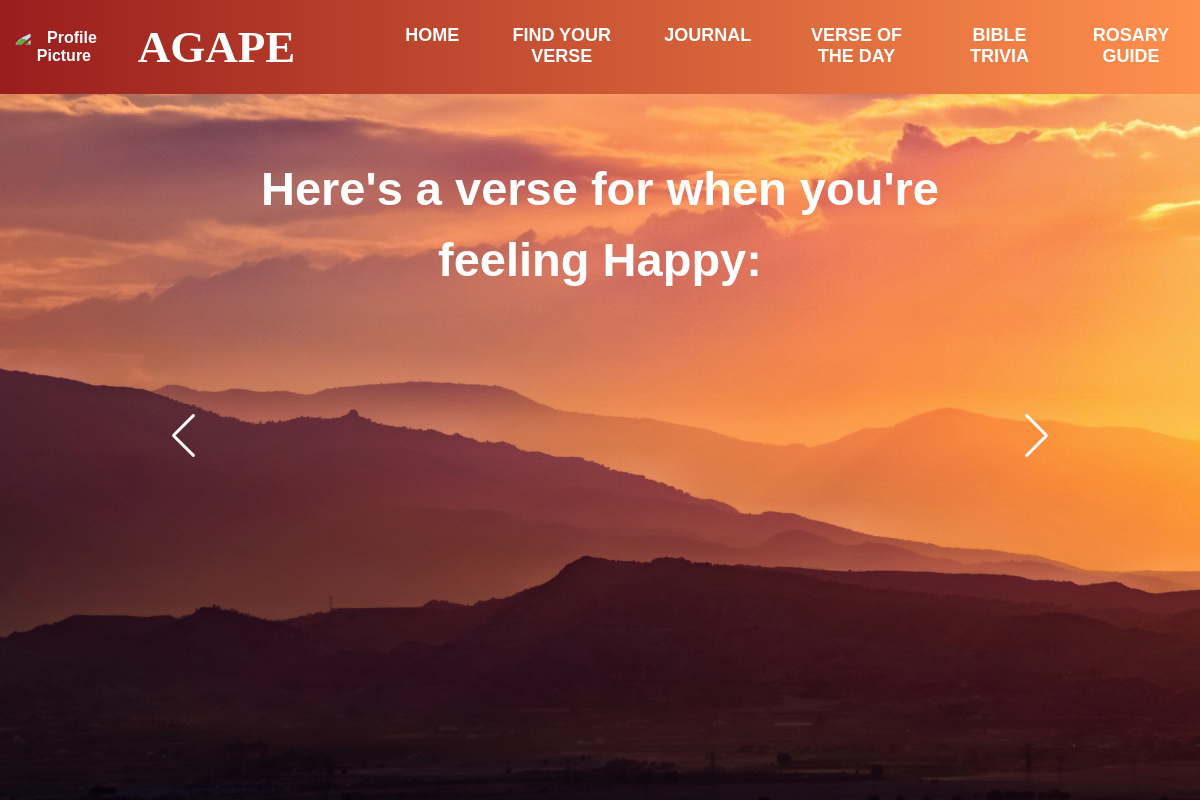
/happyverses (signed in), run on an earlier commit of the app's database.
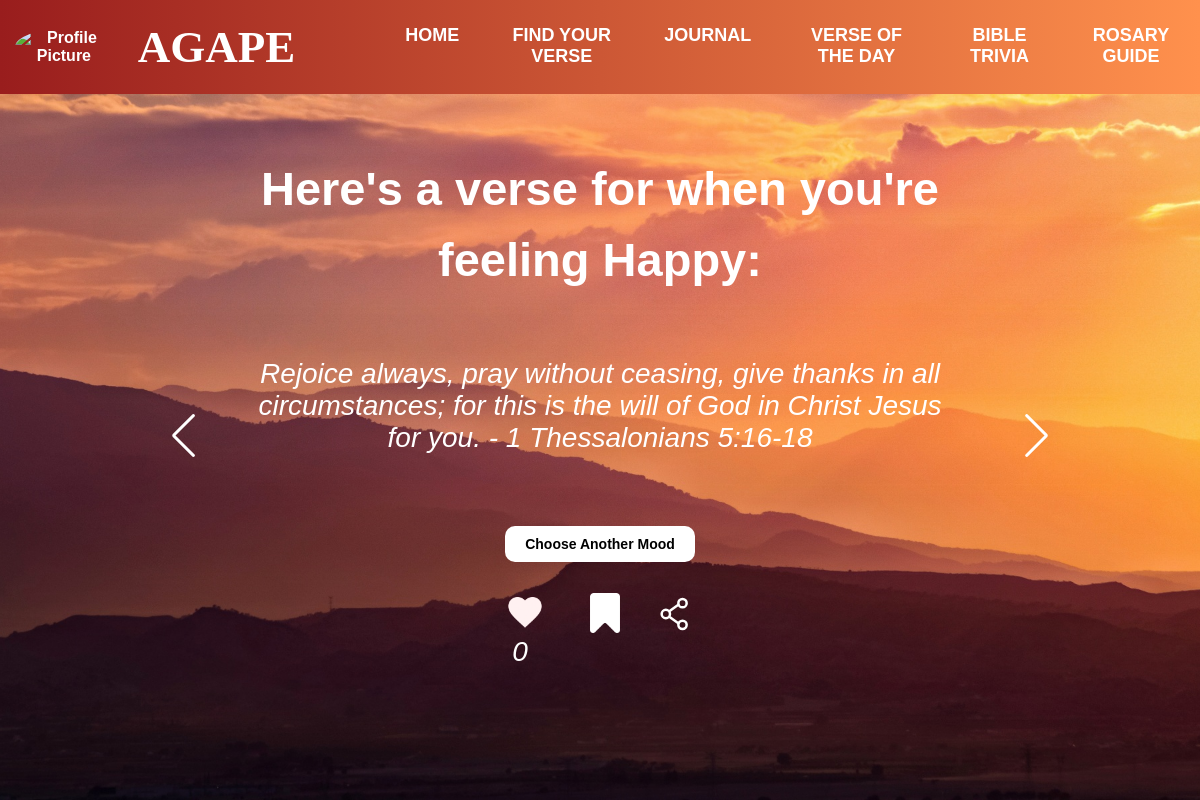
And on a later commit of the database.
### myapp/models.py (models this page shows, shortened)
class BibleVerse(models.Model):
    reference = models.CharField(max_length=100)
    verse_text = models.TextField()
    date = models.DateField(default=timezone.now)
    reflection = models.TextField(blank=True, null=True)
    likes = models.ManyToManyField(User, related_name="liked_verses", blank=True)
    mood = models.CharField(max_length=50, choices=[
        ('none','None'),
        ('angry', 'Angry'),
        ('happy', 'Happy'),
        ('sad', 'Sad'),
        ('confused', 'Confused'),
        ('anxious','Anxious'),
        ('frustrated','Frustrated'),
        ('grateful','Grateful'),
        ('hopeful','Hopeful'),
        ('lonely','Lonely'),
        ('worried','Worried'),
        ('overwhelmed','Overwhelmed'),
    ],
    default='none',  # Set a default value
    null=False,  # Enforce a non-NULL value
    blank=True  # Allow blank values in forms
)

### myapp/views.py (the view, shortened to what this page needs)
# urls.py: path('happyverses', views.happyverses, name="happyverses"),
@login_required
def happyverses(request):
    fname = request.session.get('fname')
    happy_verses = BibleVerse.objects.filter(mood='happy').order_by('?')
    liked_verses = Like.objects.filter(user=request.user).values_list('verse', flat=True)
    bookmarked_verses = Bookmark.objects.filter(user=request.user).values_list('verse', flat=True)
    for verse in happy_verses:
        verse.like_count = Like.objects.filter(verse=verse).count()
        verse.bookmark_count = Bookmark.objects.filter(verse=verse).count()
    return render(request, "feelings/happy.html", {
        'fname': fname,
        'happy_verses': happy_verses,
        'liked_verses': liked_verses,
        'bookmarked_verses': bookmarked_verses
    })

### myapp/context_processors.py (called while the page is built)
def profile_picture_processor(request):
    if request.user.is_authenticated:
        try:
            profile = Profile.objects.get(user=request.user)
            return {'profile_picture_url': profile.profile_picture.url}
        except Profile.DoesNotExist:
            return {'profile_picture_url': None}
    return {'profile_picture_url': None}

### templates/feelings/happy.html (shortened to what this page needs)
{% extends "../html/header.html" %}
{% load static %}
{% block additional_css %}
<link rel="stylesheet" href="{% static 'css/moods.css' %}">
<link rel="stylesheet" href="{% static 'css/swiper-bundle.min.css' %}" />
{% endblock %}
{% block bodycontents %}
    <img src="{% static 'images/image2.jpg' %}" alt="Prayer Image" class="image2">
    <div class="content">
        <h1 class="upper-content">Here's a verse for when you're feeling Happy:</h1>
        <section class="container">
            <div class="testimonial mySwiper">
              <div class="testi-content swiper-wrapper">
                    {% for verse in happy_verses %}
                    <div class="slide swiper-slide">
                        <p>{{ verse.verse_text }} - {{ verse.reference}}</p>
                        <div class="details">
                            <button type="submit" class="choosebtn"><a href="{% url 'findyourverse' %}">Choose Another Mood</a></button>
                            <div class="icon-container">
                                 <button
                                class="like-btn"
                                data-verse-id="{{ verse.id }}"
                                data-liked="{% if verse.id in liked_verses %}true{% else %}false{% endif %}">
                                {% if verse.id in liked_verses %}
                                <img src="{% static 'images/red_heart.png' %}" alt="Unlike">
                                {% else %}
                                <img src="{% static 'images/heart2.png' %}" alt="Like">
                                {% endif %}
                                </button>
                                <button
                                class="bookmark-btn"
                                    data-verse-id="{{ verse.id }}"
                                    data-bookmarked="{% if verse.id in bookmarked_verses %}true{% else %}false{% endif %}">
                                    {% if verse.id in bookmarked_verses %}
                                        <img src="{% static 'images/bookmark-yellow.png' %}" alt="Unbookmark">
                                    {% else %}
                                        <img src="{% static 'images/bookmark-white.png' %}" alt="Bookmark">
                                    {% endif %}
                                </button>
                                    <button class="share-btn">
                                </button>
                            </div>
                            <p class="like-count" id="like_count_{{ verse.id }}">{{ verse.like_count }}</p>
                        </div>
                    </div>
                    {% endfor %}
                </div>
                <div class="swiper-button-next nav-btn"></div>
                <div class="swiper-button-prev nav-btn"></div>
            </div>
          </section>
    </div>
{% endblock %}

What changed in the data, as far as the page shows it:
added BibleVerse: verse_text "Rejoice always, pray without ceasing, give thanks in all circumstances; for this is the will of God in Christ Jesus for you.", reference "1 Thessalonians 5:16-18", like_count "0"
